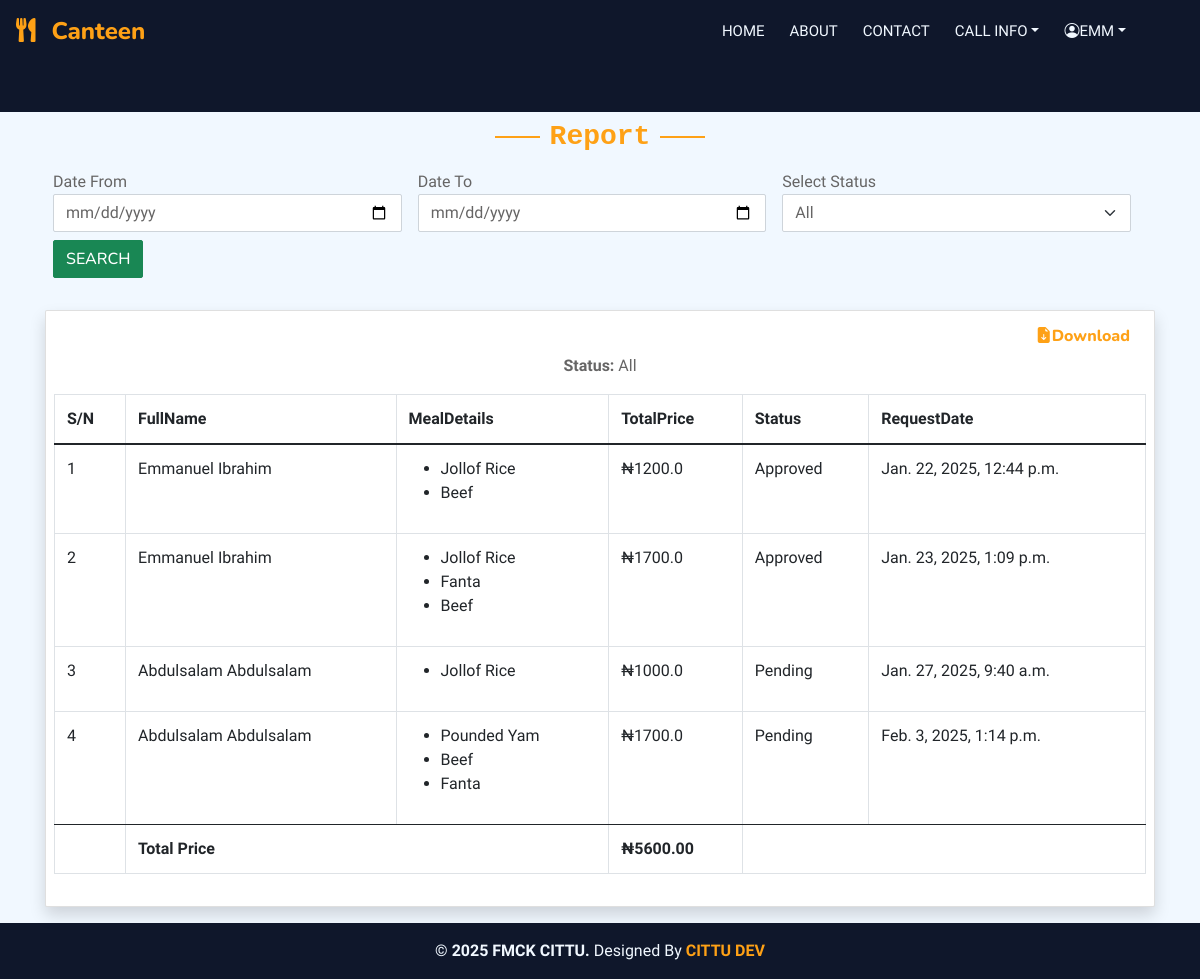
The app's page /meal_report (signed in) with its own data.
### accounts/models.py (models this page shows, shortened)
class User(AbstractUser):
    firstname = models.CharField(max_length=200)
    lastname = models.CharField(max_length=200)
    othername = models.CharField(max_length=100 ,blank=True,null=True)
    username = models.CharField(max_length=100, unique=True)
    file_no = models.CharField(unique=True, max_length=7)
    phone_number = models.CharField(max_length=11,null=True)
    department = models.ForeignKey(Department, on_delete=models.SET_NULL, null=True)
    unit = models.ForeignKey(Unit, on_delete=models.SET_NULL, null=True)
    gender = models.ForeignKey(Gender, on_delete=models.CASCADE,null=True)
    group = models.ForeignKey(UserGroup, on_delete=models.CASCADE, blank=True, null=True)
    role = models.ForeignKey(Role, on_delete=models.CASCADE, blank=True, null=True)
    is_active = models.BooleanField(default=True)
    date_created = models.DateTimeField(auto_now_add=True)
    USERNAME_FIELD = 'username'
    REQUIRED_FIELDS = ['firstname', 'lastname', 'file_no', 'phone_number', 'department', 'unit']
    class Meta:
        verbose_name_plural = "User"

### main/models.py (models this page shows, shortened)
class Request(models.Model):
    STATUS_CHOICES = [
        ('Pending', 'Pending'),
        ('Approved', 'Approved'),
        ('Decline', 'Decline'),
    ]
    user = models.ForeignKey(User, on_delete=models.SET_NULL, null=True)
    date_created = models.DateTimeField(auto_now_add=True)
    status = models.CharField(max_length=8, choices=STATUS_CHOICES, default='Pending')
    class Meta:
        verbose_name_plural = "Request"
    def calculate_total_price(self):
        request_details = self.requestdetails_set.all()
        total = sum(float(detail.meal.price) for detail in request_details if detail.meal)
        return total

class RequestDetails(models.Model):
    request = models.ForeignKey(Request, on_delete=models.SET_NULL, null=True)
    meal = models.ForeignKey(Meal, on_delete=models.SET_NULL, null=True)
    meal_price = models.DecimalField(max_digits=10, decimal_places=2, default=0.00)
    date_created = models.DateTimeField(auto_now_add=True)
    class Meta:
        verbose_name_plural = "RequestDetail"

class Meal(models.Model):
    title = models.CharField(max_length=25)
    price = models.DecimalField(max_digits=10, decimal_places=2)
    available = models.BooleanField(default=True)
    category = models.ForeignKey(Category, on_delete=models.SET_NULL, null=True)
    meals_image = models.ImageField(upload_to='meal_image', default='default.png', blank=True,null=True)
    date_created = models.DateTimeField(auto_now_add=True)
    class Meta:
        verbose_name_plural = "Meal"
    def __str__(self):
        return self.title

### report/views.py (the view)
# urls.py: path('meal_report', views.meal_report_and_search, name='report'),
@login_required
def meal_report_and_search(request):
    datefrom = request.GET.get('datefrom')
    dateto = request.GET.get('dateto')
    status = request.GET.get('status')
    filtered_requests = filter_requests(datefrom, dateto, status)
    total_price = sum(req.calculate_total_price() for req in filtered_requests)
    user_request_details = RequestDetails.objects.filter(request__in=filtered_requests)
    report = filtered_requests
    context = {
        'report': report,
        'total_price': total_price,
        'user_request_details': user_request_details,
        'status': status,
        'datefrom': datefrom,
        'dateto': dateto,
    }
    return render(request, 'report/meal_report.html', context)

### accounts/models.py (called while the page is built)
    def __str__(self):
        return self.title

    def __str__(self):
        return self.title

    def __str__(self):
        return self.title

### report/views.py (called while the page is built)
def filter_requests(datefrom, dateto, status):
    filtered_requests = Request.objects.all()
    if datefrom:
        filtered_requests = filtered_requests.filter(date_created__gte=datefrom)
    if dateto:
        filtered_requests = filtered_requests.filter(date_created__lte=dateto)
    if status:
        filtered_requests = filtered_requests.filter(status=status)
    return filtered_requests

### templates/report/meal_report.html (shortened to what this page needs)
{% extends 'base/base.html' %}
{% block content %}
<div class="container-xxl pt-2 pb-3">
    <div class="container d-flex justify-content-center align-items-center">
        <div class="row g-3">
            <div class="text-center">
                <h3 class="section-title text-primary font-monospace">Report</h3>
            </div>
            <form method="GET" action="{% url 'report' %}" class="mt-2 mb-3">
                <div class="row g-3">
                    <div class="col-md-4 col-sm-6">
                        <label for="datefrom">Date From</label>
                        <input class="form-control" type="date" name="datefrom">
                    </div>
                    <div class="col-md-4 col-sm-6">
                        <label for="dateto">Date To</label>
                        <input class="form-control" type="date" name="dateto">
                    </div>
                    <div class="col-md-4 col-sm-6">
                        <label>Select Status</label>
                        <select class="form-select" name="status">
                            <option value="" {% if not status %}selected{% endif %}>All</option>
                        </select>
                    </div>
                </div>
                <button type="submit" class="btn btn-success mt-2 justify-content-center">Search</button>
            </form>
            <div class="card shadow  pb-3">
                {% if report %}
                <div class="table-responsive">
                    <h6 class="text-end mt-3 me-3">
                        <a
                            href="{% url 'meal_report_pdf' %}?datefrom={{ datefrom }}&dateto={{ dateto }}&status={{ status }}"><i
                                class="bi bi-file-earmark-arrow-down-fill"></i>Download</a>
                    </h6>
                    <p class="text-center"><strong>Status:</strong> {{ status|default:"All" }}</p>
                    <table class="table table-bordered">
                        <thead class="">
                            <tr>
                                <th>S/N</th>
                                <th>FullName</th>
                                <th>MealDetails</th>
                                <th>TotalPrice</th>
                                <th>Status</th>
                                <th>RequestDate</th>
                            </tr>
                        </thead>
                        <tbody>
                            {% for req in report %}
                            <tr>
                                <td>{{ forloop.counter }}</td>
                                <td>{{ req.user.firstname }} {{ req.user.lastname }}</td>
                                <td>
                                    <ul>
                                        {% for detail in req.requestdetails_set.all %}
                                        <li>{{ detail.meal }}</li>
                                        {% endfor %}
                                    </ul>
                                </td>
                                <td>₦{{ req.calculate_total_price }}</td>
                                <td>{{ req.status }}</td>
                                <td>{{ req.date_created }}</td>
                            </tr>
                            {% endfor %}
                        </tbody>
                        <tfoot>
                            <tr>
                                <td></td>
                                <td colspan="2"><strong>Total Price </strong></td>
                                <td><strong>₦{{ total_price|floatformat:2 }}</strong></td>
                                <td colspan="2">
                                </td>
                            </tr>
                        </tfoot>
                    </table>
                </div>
                {% else %}
                <p colspan="6" class="text-center">No requests found for the selected criteria.</p>
                {% endif %}
            </div>
        </div>
    </div>
</div>
{% endblock content %}

### templates/include/navbar.html (shortened to what this page needs)
<div class="container-fluid position-relative p-0 ">
    <nav class="navbar navbar-expand-lg navbar-dark bg-dark px-4 px-lg-3 py-3 py-lg-0 sticky-top">
        <a href="" class="navbar-brand p-0">
            <h4 class="text-primary m-0"><i class="fa fa-utensils me-3"></i>Canteen</h4>
        </a>
        <div class="collapse navbar-collapse" id="navbarCollapse">
            <div class="navbar-nav ms-auto py-0 pe-2">
                <a href="/" class="nav-item nav-link">Home</a>
                <a href="{% url 'about' %}" class="nav-item nav-link">About</a>
                <a href="{% url 'contact' %}" class="nav-item nav-link">Contact</a>
               {% if user.is_authenticated and user.group.title == 'User'%}
                <div class="nav-item dropdown">
                    <a href="#" class="nav-link dropdown-toggle" data-bs-toggle="dropdown">Call Info</a>
                </div>
                {%endif%}
                {% if user.is_authenticated %}
                    <div class="nav-item dropdown">
                        <a href="#" class="nav-link dropdown-toggle" data-bs-toggle="dropdown"><i class="bi bi-person-circle"></i>{{request.user.username}}</a>
                    </div>
               {% else %}
               <a href="" class="nav-item nav-link" data-bs-toggle="modal" data-bs-target="#login">Log In</a>
                <a href="" class="nav-item nav-link" data-bs-toggle="modal" data-bs-target="#register">Register</a>
                {% endif %}
            </div>
        </div>
    </nav>
    <div class="container-fluid py-5 bg-dark supporting-container">
        <div class="container my-1 py-1">
        </div>
    </div>
</div>

### static/css/style.css (style rules this page uses)
* { padding: 0px; }
html, body { height: 100%; margin: 0; padding: 0; overflow-x: hidden; }
body { display: flex; flex-direction: column; }
.container { width: 100%; padding-right: 15px; padding-left: 15px; margin-right: auto; margin-left: auto; }
@media (min-width: 576px) { .container { max-width: 540px; } }
@media (min-width: 768px) { .container { max-width: 720px; } }
@media (min-width: 992px) { .container { max-width: 960px; } }
@media (min-width: 1200px) { .container { max-width: 1140px; } }
.row { width: 100%; }
table { border-collapse: collapse; }
.table { width: 100%; margin-bottom: 1rem; color: #212529; }
.table th, .table td { padding: 0.75rem; vertical-align: top; border-top: 1px solid #dee2e6; }
.table thead th { vertical-align: bottom; border-bottom: 2px solid #dee2e6; }
.table-bordered { border: 1px solid #dee2e6; }
.table-bordered th, .table-bordered td { border: 1px solid #dee2e6; }
.table-bordered thead th, .table-bordered thead td { border-bottom-width: 2px; }
.table-responsive { display: block; width: 100%; overflow-x: auto; -webkit-overflow-scrolling: touch; }
.table-responsive > .table-bordered { border: 0; }
input[type="date"], input[type="time"], input[type="datetime-local"], input[type="month"] { -webkit-appearance: listbox; }
:root { --primary: #fea116; --light: #f1f8ff; --dark: #0f172b; }
.btn { font-family: "Nunito", sans-serif; font-weight: 500; text-transform: uppercase; transition: 0.5s; }
.navbar-dark .navbar-nav .nav-link { position: relative; margin-left: 25px; padding: 35px 0; font-size: 15px; color: var(--light) !important; text-transform: uppercase; font-weight: 500; outline: none; transition: 0.5s; }
.sticky-top.navbar-dark .navbar-nav .nav-link { padding: 20px 0; }
@media (min-width: 992px) { .navbar-dark { position: absolute; width: 100%; top: 0; left: 0; z-index: 999; background: transparent !important; } }
@media (min-width: 992px) { .sticky-top.navbar-dark { position: fixed; background: var(--dark) !important; } }
.section-title { position: relative; display: inline-block; }
.section-title::before { position: absolute; content: ""; width: 45px; height: 2px; top: 50%; left: -55px; margin-top: -1px; background: var(--primary); }
.section-title::after { position: absolute; content: ""; width: 45px; height: 2px; top: 50%; right: -55px; margin-top: -1px; background: var(--primary); }

### records on screen
User: user.username "EMM"
Request: user.firstname "Emmanuel", user.lastname "Ibrahim", calculate_total_price "1200.0", status "Approved", date_created "Jan. 22, 2025, 12:44 p.m."
RequestDetails: meal "Jollof Rice"
RequestDetails: meal "Beef"
Request: user.firstname "Emmanuel", user.lastname "Ibrahim", calculate_total_price "1700.0", status "Approved", date_created "Jan. 23, 2025, 1:09 p.m."
RequestDetails: meal "Jollof Rice"
RequestDetails: meal "Fanta"
RequestDetails: meal "Beef"
Request: user.firstname "Abdulsalam", user.lastname "Abdulsalam", calculate_total_price "1000.0", status "Pending", date_created "Jan. 27, 2025, 9:40 a.m."
RequestDetails: meal "Jollof Rice"
Request: user.firstname "Abdulsalam", user.lastname "Abdulsalam", calculate_total_price "1700.0", status "Pending", date_created "Feb. 3, 2025, 1:14 p.m."
RequestDetails: meal "Pounded Yam"
RequestDetails: meal "Beef"
RequestDetails: meal "Fanta"

### other values on screen
{{ status|default:"All" }} "All"
{{ total_price|floatformat:2 }} "5600.00"
